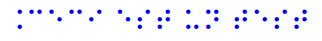
#> input picture Projet_majeur/Projet_Majeur/braille14.png, 322 x 41 px
$ python detection_braille.py
#> lines starting #> are read from the running program, lines starting #| are printed output that depends on the picture
import numpy as np
import cv2 as cv
import matplotlib.pyplot as plt
#coding = utf-8
from enum import Enum

Carac = [" ", #0
    "a", #1
    "err2", #2
    "c", #3
    ",", #4
    "b", #5
    "i", #6
    "f", #7
    "err8", #8
    "e", #9
    "err10", #10
    "d", #11
    ":", #12
    "h", #13
    "j", #14
    "g", #15
    "'", #16
    "k", #17
    "err18", #18
    "m", #19
    ";", #20
    "l", #21
    "s", #22
    "p", #23
    "*", #24
    "o", #25
    "err26", #26
    "n", #27
    "!", #28
    "r", #29
    "t", #30
    "q", #31
    "00", #32
    "1", #33
    "Maj", #34
    "3", #35
    "!", #36
    "2", #37
    "9", #38
    "6", #39
    "err40", #40
    "5", #41
    "Ital", #42
    "4", #43
    ".", #44
    "8", #45
    "w", #46
    "7", #47
    "-", #48
    "u", #49
    "err50", #50
    "x", #51
    "(", #52
    "v", #53
    "è", #54
    "ç", #55
    ")", #56
    "z", #57
    "0", #58
    "y", #59
    "\"", #60
    "err61", #61
    "ù", #62
    "é"] #63

# Lecture de l'image
img = cv.imread('braille14.png', cv.IMREAD_GRAYSCALE)
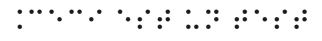
#> img: shape (41, 322); min 29, max 255, mean 244.9
assert img is not None, "file could not be read, check with os.path. exists()"

# Top-hat
filterSize =(3, 3)
kernel = cv.getStructuringElement(cv.MORPH_RECT, filterSize)
tophat_img = cv.morphologyEx(img, cv.MORPH_TOPHAT, kernel)

# Seuillage simple
img = cv.split(img)[0]
(retVal, newImg) = cv.threshold(img, 10, 255, cv.THRESH_BINARY)
#> newImg: shape (41, 322); every value is 255

# Ouverture de l'image
img_dilation = cv.dilate(img, kernel, iterations=1)
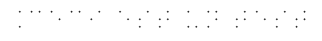
#> img_dilation: shape (41, 322); min 39, max 255, mean 253.4
img_erosion = cv.erode(img, kernel, iterations=1)
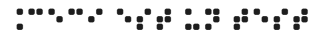
#> img_erosion: shape (41, 322); min 29, max 255, mean 230.8

cimg = cv.cvtColor(img, cv.COLOR_GRAY2BGR)

#Detection des cercles
circles = cv.HoughCircles(img_erosion, cv.HOUGH_GRADIENT, 1, 6, param1=16, param2=8, minRadius=0, maxRadius=10)
#> circles = 39 rows, first 8: [165.5, 17.5, 4.6], [242.5, 17.5, 4.6], [31.5, 11.5, 3.3], [71.5, 11.5, 3.3], [296.5, 19.5, 3.3], [119.5, 11.5, 3.8], [127.5, 19.5, 3.8], [51.5, 11.5, 3.8]

# Trace des cercles detectes
if circles is not None:
    circles = np.uint16(np.around(circles))
#> circles = 39 rows, first 8: [166, 18, 5], [242, 18, 5], [32, 12, 3], [72, 12, 3], [296, 20, 3], [120, 12, 4], [128, 20, 4], [52, 12, 4]
    for i in circles[0,:]:
        # Trace du contour du cercle
        cv.circle(cimg,(i[0],i[1]),i[2],(0,255,0),2)
        # Trace du centre du cercle
        cv.circle(cimg,(i[0],i[1]),2,(0,0,255),3)
#> this loop made 39 passes
#> i on passes 1 to 12: [166, 18, 5], [242, 18, 5], [32, 12, 3], [72, 12, 3], [296, 20, 3], [120, 12, 4], [128, 20, 4], [52, 12, 4], [60, 18, 4], [80, 12, 4], [304, 20, 3], [140, 18, 3]
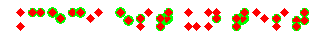
#> cimg: shape (41, 322, 3); mean B, G, R 211.5, 225.2, 241.2
else:
    print('Aucun cercle trouvé')

# Classement des hauteurs des cercles
repere_hauteur = []
circles = circles[0]
for i in circles[:,1]:
    if i not in repere_hauteur:
        repere_hauteur.append(i)
#> this loop made 39 passes
#> i on passes 1 to 12: 18, 18, 12, 12, 20, 12, 20, 12, 18, 12, 20, 18
#> after the loop, repere_hauteur = [18, 12, 20, 26]

repere_hauteur.sort()
count = []
for i in range(len(repere_hauteur)-2):
    if repere_hauteur[i+1]-repere_hauteur[i] <= 2:
        repere_hauteur.append(int((repere_hauteur[i]+repere_hauteur[i+1])/2))
        for j,val in enumerate (circles[:,1]):
            if val == repere_hauteur[i+1] or val == repere_hauteur[i]:
                circles[j,1] = repere_hauteur[-1]
        count.append(repere_hauteur[i])
        count.append(repere_hauteur[i+1])
#> this loop made 2 passes
#> after the loop, circles = 39 rows, first 8: [166, 19, 5], [242, 19, 5], [32, 12, 3], [72, 12, 3], [296, 19, 3], [120, 12, 4], [128, 19, 4], [52, 12, 4]; count = [18, 20]; repere_hauteur = [12, 18, 20, 26, 19]

for i in count:
    repere_hauteur.remove(i)
    repere_hauteur.sort()
#> this loop made 2 passes
#> after the loop, repere_hauteur = [12, 19, 26]


# Classement des longueurs des cercles
repere_longueur = []
for i in circles[:,0]:
    if i not in repere_longueur:
        repere_longueur.append(i)
#> this loop made 39 passes
#> i on passes 1 to 12: 166, 242, 32, 72, 296, 120, 128, 52, 60, 80, 304, 140
#> after the loop, repere_longueur = 29 values, max 304 at index 10, min 20 at index 19, mean 165

repere_longueur.sort()
count2 = []
for i in range(len(repere_longueur)-2):
    if repere_longueur[i+1]-repere_longueur[i] <= 2:
        repere_longueur.append(repere_longueur[i+1])
        for j,val in enumerate (circles[:,0]):
            if val == repere_longueur[i+1] or val == repere_longueur[i]:
                circles[j,0] = repere_longueur[-1]
        count.append(repere_longueur[i])
        count.append(repere_longueur[i+1])
#> this loop made 27 passes
#> after the loop, circles = 39 rows, first 8: [168, 19, 5], [244, 19, 5], [32, 12, 3], [72, 12, 3], [296, 19, 3], [120, 12, 4], [128, 19, 4], [52, 12, 4]; count = [18, 20, 166, 168, 242, 244]; repere_longueur = 31 values, max 304 at index 28, min 20 at index 0, mean 167.6

for i in count2:
    repere_longueur.remove(i)
    repere_longueur.sort()


# Calcul des distances entre deux cercles
espace1 = repere_longueur[-1]
#> espace1 = 244
espace2 = repere_longueur[-2]
#> espace2 = 168
distance_petite = 500
distance = 0
repere_longueur_final = []
repere_hauteur_final = []
for i in range(len(repere_longueur)-2):
    distance = repere_longueur[i+1]-repere_longueur[i]
    if espace1 > distance:
        espace1 = distance
    if abs(espace1 - distance) >= 2:
        if espace2 > distance:
            espace2 = distance
#> this loop made 29 passes
#> (distance, espace1) on passes 1, 2, 14, 15: (12, 12), (8, 8), (6, 6), (2, 2)
#> after the loop, espace1 = 2; espace2 = 6
#     if distance_petite > distance:
#         distance_petite = distance

# print(distance_petite)

# Regroupement des cercles


cv.namedWindow('detected circles', cv.WINDOW_NORMAL)
cv.resizeWindow('detected circles', 800, 600)
cv.imshow('detected circles',cimg)
cv.waitKey(0)
cv.destroyAllWindows()

$ run again, with Projet_majeur/Projet_Majeur/braille15.png copied over Projet_majeur/Projet_Majeur/braille14.png
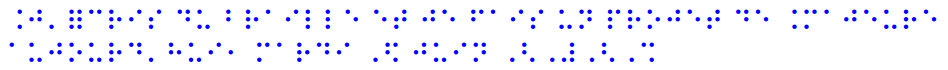
#> input picture Projet_majeur/Projet_Majeur/braille15.png, 948 x 70 px
#> newImg: shape (70, 948); every value is 255
#> `img_erosion = cv.erode(img, kernel, iterations=1)`:
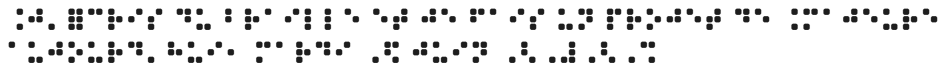
#> img_erosion: shape (70, 948); min 29, max 255, mean 231
#> `circles = cv.HoughCircles(img_erosion, cv.HOUGH_GRADIENT, 1, 6, param1..`: circles = 192 rows, first 8: [77.5, 17.5, 4.6], [71.5, 18.5, 4.2], [71.5, 11.5, 4.2], [227.5, 11.5, 3.3], [227.5, 18.5, 3.3], [523.5, 44.5, 3.3], [430.5, 17.5, 4.6], [675.5, 17.5, 4.6]
#> `circles = np.uint16(np.around(circles))`: circles = 192 rows, first 8: [78, 18, 5], [72, 18, 4], [72, 12, 4], [228, 12, 3], [228, 18, 3], [524, 44, 3], [430, 18, 5], [676, 18, 5]
#> the loop `for i in circles[0,:]:` made 192 passes
#> after the loop `for i in circles[0,:]:`:
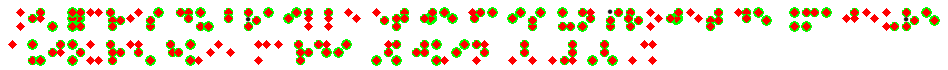
#> cimg: shape (70, 948, 3); mean B, G, R 208.7, 225.5, 238
#> the loop `for i in circles[:,1]:` made 192 passes
#> i on passes 1 to 3: 18, 18, 12
#> after the loop `for i in circles[:,1]:`: repere_hauteur = [18, 12, 44, 60, 26, 20, 52]
#> the loop `for i in range(len(repere_hauteur)-2):` made 5 passes
#> after the loop `for i in range(len(repere_hauteur)-2):`: circles = 192 rows, first 8: [78, 19, 5], [72, 19, 4], [72, 12, 4], [228, 12, 3], [228, 19, 3], [524, 44, 3], [430, 19, 5], [676, 19, 5]; count = [18, 20]; repere_hauteur = [12, 18, 20, 26, 44, 52, 60, 19]
#> the loop `for i in count:` made 2 passes
#> i on passes 1 to 2: 18, 20
#> after the loop `for i in count:`: repere_hauteur = [12, 19, 26, 44, 52, 60]
#> the loop `for i in circles[:,0]:` made 192 passes
#> i on passes 1 to 3: 78, 72, 72
#> after the loop `for i in circles[:,0]:`: repere_longueur = 119 values, max 934 at index 32, min 12 at index 91, mean 446.2
#> the loop `for i in range(len(repere_longueur)-2):` made 117 passes
#> after the loop `for i in range(len(repere_longueur)-2):`: circles = 192 rows, first 8: [80, 19, 5], [72, 19, 4], [72, 12, 4], [230, 12, 3], [230, 19, 3], [524, 44, 3], [432, 19, 5], [678, 19, 5]; count = 52 values from 18 to 678; repere_longueur = 144 values, max 934 at index 118, min 12 at index 0, mean 434.7
#> `espace1 = repere_longueur[-1]`: espace1 = 678
#> `espace2 = repere_longueur[-2]`: espace2 = 652
#> the loop `for i in range(len(repere_longueur)-2):` made 142 passes
#> (distance, espace2) on passes 2, 9, 10, 20, 51: (12, 12), (10, 10), (8, 8), (6, 6), (4, 4)
#> after the loop `for i in range(len(repere_longueur)-2):`: espace1 = 2; espace2 = 4

$ run again, with Projet_majeur/Projet_Majeur/braille16.png copied over Projet_majeur/Projet_Majeur/braille14.png
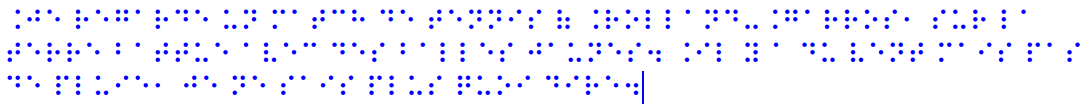
#> input picture Projet_majeur/Projet_Majeur/braille16.png, 1091 x 107 px
#> newImg: shape (107, 1091); every value is 255
#> `img_erosion = cv.erode(img, kernel, iterations=1)`:
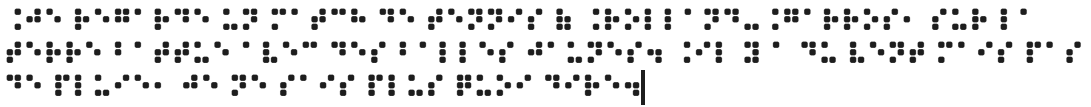
#> img_erosion: shape (107, 1091); min 29, max 255, mean 230.3
#> `circles = cv.HoughCircles(img_erosion, cv.HOUGH_GRADIENT, 1, 6, param1..`: circles = 345 rows, first 8: [118.5, 17.5, 4.6], [559.5, 18.5, 4.2], [847.5, 17.5, 4.6], [15.5, 50.5, 4.6], [163.5, 50.5, 4.6], [183.5, 50.5, 4.6], [918.5, 50.5, 4.6], [197.5, 59.5, 3.3]
#> `circles = np.uint16(np.around(circles))`: circles = 345 rows, first 8: [118, 18, 5], [560, 18, 4], [848, 18, 5], [16, 50, 5], [164, 50, 5], [184, 50, 5], [918, 50, 5], [198, 60, 3]
#> the loop `for i in circles[0,:]:` made 345 passes
#> after the loop `for i in circles[0,:]:`:
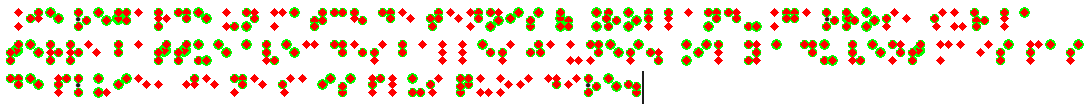
#> cimg: shape (107, 1091, 3); mean B, G, R 209.1, 224.8, 239.1
#> the loop `for i in circles[:,1]:` made 345 passes
#> i on passes 1 to 3: 18, 18, 18
#> after the loop `for i in circles[:,1]:`: repere_hauteur = [18, 50, 60, 12, 92, 26, 20, 44, 52, 78, 84, 86]
#> the loop `for i in range(len(repere_hauteur)-2):` made 10 passes
#> after the loop `for i in range(len(repere_hauteur)-2):`: circles = 345 rows, first 8: [118, 19, 5], [560, 19, 4], [848, 19, 5], [16, 51, 5], [164, 51, 5], [184, 51, 5], [918, 51, 5], [198, 60, 3]; count = [18, 20, 50, 52, 84, 86]; repere_hauteur = [12, 18, 20, 26, 44, 50, 52, 60, 78, 84, 86, 92, 19, 51, 85]
#> the loop `for i in count:` made 6 passes
#> i on passes 1 to 6: 18, 20, 50, 52, 84, 86
#> after the loop `for i in count:`: repere_hauteur = [12, 19, 26, 44, 51, 60, 78, 85, 92]
#> the loop `for i in circles[:,0]:` made 345 passes
#> i on passes 1 to 3: 118, 560, 848
#> after the loop `for i in circles[:,0]:`: repere_longueur = 176 values, max 1078 at index 70, min 10 at index 79, mean 544.6
#> after the loop `for i in range(len(repere_longueur)-2):`: circles = 345 rows, first 8: [118, 19, 5], [560, 19, 4], [848, 19, 5], [18, 51, 5], [166, 51, 5], [186, 51, 5], [920, 51, 5], [198, 60, 3]; count = 110 values, max 976 at index 109, min 16 at index 6, mean 541.7; repere_longueur = 228 values, max 1078 at index 175, min 10 at index 0, mean 550.6
#> `espace1 = repere_longueur[-1]`: espace1 = 976
#> `espace2 = repere_longueur[-2]`: espace2 = 962
#> the loop `for i in range(len(repere_longueur)-2):` made 226 passes
#> (distance, espace2) on passes 3, 4, 8: (12, 12), (8, 8), (4, 4)
#> after the loop `for i in range(len(repere_longueur)-2):`: espace1 = 2; espace2 = 4
